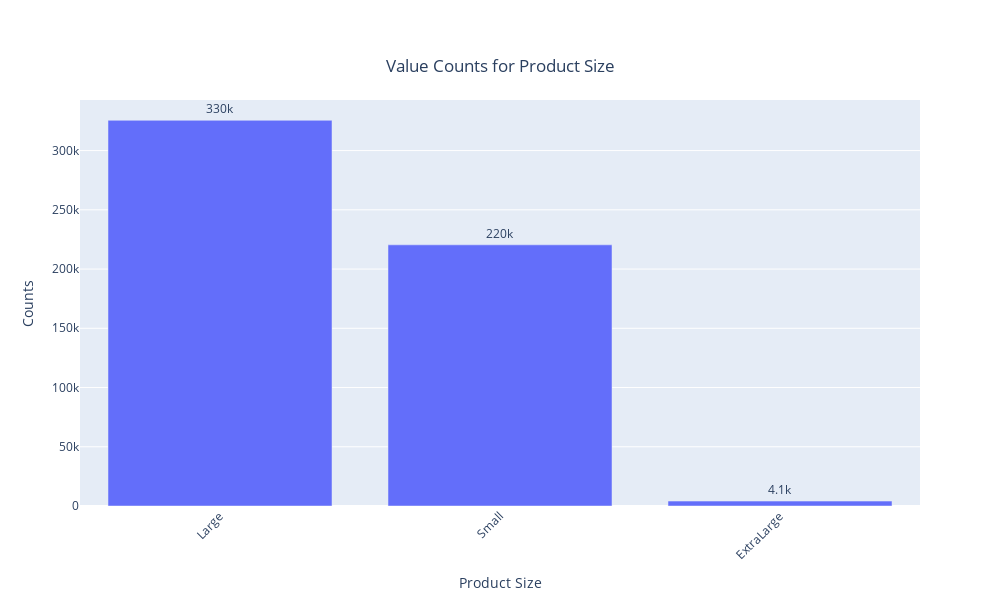

Notebook cell for this chart:
### Markdown cell above
<div class="alert alert-block alert-info">
    <strong>Sourcing Channel Distribution:</strong> <b>Direct</b> sourcing channel leads by a substantial margin, indicating a preference for direct transactions. Understanding the factors driving this preference can help optimize channel strategies and enhance customer satisfaction.
</div>

### Code cell
plot_objects['Product Size'].show()  # Display the plot for Product Size

### Figure 1 — Plotly figure (JSON) as saved in the notebook; plotly's stock layout.template omitted (floating-point values rounded to 4 significant figures)
{"data": [{"alignmentgroup": "True", "hovertemplate": "Category=%{x}<br>Counts=%{text}<extra></extra>", "legendgroup": "", "marker": {"color": "#636efa", "pattern": {"shape": ""}}, "name": "", "offsetgroup": "", "orientation": "v", "showlegend": false, "text": [325566, 220462, 4148], "textposition": "outside", "texttemplate": "%{text:.2s}", "type": "bar", "x": ["Large", "Small", "ExtraLarge"], "xaxis": "x", "y": [325566, 220462, 4148], "yaxis": "y"}], "layout": {"barmode": "relative", "height": 600, "legend": {"tracegroupgap": 0}, "title": {"text": "Value Counts for Product Size", "x": 0.5, "xanchor": "center", "y": 0.9, "yanchor": "top"}, "width": 1000, "xaxis": {"anchor": "y", "domain": [0, 1], "tickangle": -45, "title": {"text": "Product Size"}}, "yaxis": {"anchor": "x", "domain": [0, 1], "title": {"text": "Counts"}}}}
